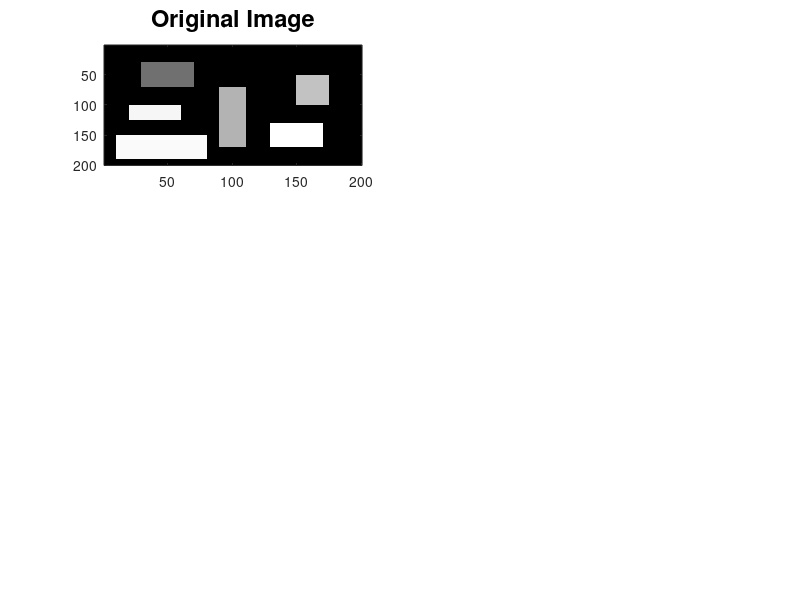

Here is the MATLAB script that generated this plot: (Note: this script raises an error after producing the figure.)
% Demo to find all/any blobs in a certain intensity range.  I do this for three different ranges.
% Demo by Image Analyst.
% Requires the Image Processing Toolbox (IPT) because it demonstates some functions
% supplied by that toolbox, plus it uses the "coins" demo image supplied with that toolbox.
% If you have the IPT (you can check by typing ver on the command line), you should be able to
% run this demo code simply by copying and pasting this code into a new editor window,
% and then clicking the green "run" triangle on the toolbar.
% Running time = 0.75 seconds.
% Similar Mathworks demos are on the Mathworks.com web site:
% https://www.mathworks.com/products/image.html#iman
% Code written and posted by ImageAnalyst, originally in July 2009.
% Updated March 2022 for MATLAB release R2022a
%------------------------------------------------------------------------------------------------------------------------------------------------------
function MultiIntensityBlobsDemo()
clc;
% clear all;
fprintf('Running %s.m.\n', mfilename('fullpath'));
originalImage = zeros(200,200); % Create image
% Create three portions of the image that have different intensities.
originalImage(30:70, 30:70) = 110;
imshow(originalImage);
originalImage(70:170,90:110) = 175;
imshow(originalImage);
originalImage(50:100,150:174) = 190;
imshow(originalImage);
originalImage(100:125, 20:60) = 241;
imshow(originalImage);
originalImage(150:190, 10:80) = 245;
imshow(originalImage);
originalImage(130:170, 130:170) = 250;
imshow(originalImage);
% Now analyze the image to find blobs in three different intensity ranges.
AnalyzeImage(originalImage, 100, 120);
msgboxw('That is the 110 blob.  Now click OK to find the blob with intensity 175');
AnalyzeImage(originalImage, 170, 201);
msgboxw('That is the 175 blob.  Now click OK to find the blob with intensity 250');
AnalyzeImage(originalImage, 240, 255);
msgbox('Finished running BlobsDemo.m.  Check out the figure window and the command window for the results.');
return;
%------------------------------------------------------------------------------------------------------------------------------------------------------
% This is the main function that analyzes only one image at a time.
function AnalyzeImage(originalImage, lowThreshold, highThreshold)
fontSize = 17;
binaryImage = (originalImage >= lowThreshold) & (originalImage <= highThreshold);
imshow(binaryImage);
binaryImage = imfill(binaryImage, 'holes');
[labeledImage, numberOfBlobs] = bwlabel(binaryImage, 8);     % Label each blob so can do calculations on it
coloredLabels = label2rgb (labeledImage, 'hsv', 'k', 'shuffle'); % pseudo random color labels
% Display various images.
close all;  % Close any prior figures.
subplot(3,2,1); imagesc(originalImage); colormap(gray(256)); 
title('Original Image', 'FontSize', fontSize);
impixelinfo; % Set it up so user can mouse around over image and see (x,y) and Gray Level or RGB color in status bar in the lower left of the figure.
subplot(3,2,2); imagesc(binaryImage); colormap(gray(256)); 
caption = sprintf('Binary image.  Found %d blobs in the gray level range %d-%d', numberOfBlobs, lowThreshold, highThreshold);
title(caption, 'FontSize', fontSize);
impixelinfo; % Set it up so user can mouse around over image and see (x,y) and Gray Level or RGB color in status bar in the lower left of the figure.
% Save the labeled image as a tif image.
% imwrite(uint16(labeledImage), 'tif_labels.tif');
% tifimage = imread('tif_labels.tif');
% imtool(tifimage, []);  % Use imtool so she can inspect the values.
subplot(3,2,3); 
imagesc(labeledImage); 
caption = sprintf('Labeled image with %d blobs in the gray level range %d-%d', numberOfBlobs, lowThreshold, highThreshold);
title(caption, 'FontSize', fontSize);
impixelinfo; % Set it up so user can mouse around over image and see (x,y) and Gray Level or RGB color in status bar in the lower left of the figure.
subplot(3,2,4); imagesc(coloredLabels); 
title('Pseudo colored labels', 'FontSize', fontSize);
impixelinfo; % Set it up so user can mouse around over image and see (x,y) and Gray Level or RGB color in status bar in the lower left of the figure.
blobMeasurements = regionprops(labeledImage, 'all');   % Get all the blob properties.
numberOfBlobs = size(blobMeasurements, 1);
% Now plot the label number over the labeled image in the middle left.
hold on;
subplot(3,2,3);
for k = 1 : numberOfBlobs
	% Plot the label number since it's not obvious.  Labeled are assigned top to bottom as they are encountered, then left to right.
	xt = blobMeasurements(k).Centroid(1);
	yt = blobMeasurements(k).Centroid(2);
	text(xt, yt, num2str(k), 'FontSize', 17, 'HorizontalAlignment','center','VerticalAlignment','middle', 'Color', 'r', 'FontWeight', 'bold');
end
hold off;
% Now outline each detected blob in the original image in the lower left.
% bwboundaries returns a cell array, where each cell
% contains the row/column coordinates for an object in the image.
% Plot the borders of all the coins on the original
% grayscale image using the coordinates returned by bwboundaries.
subplot(3,2,5); imagesc(originalImage); 
caption = sprintf('%d Blobs are in the gray level range %d-%d.  Shown outlined in green.', numberOfBlobs, lowThreshold, highThreshold);
title(caption, 'FontSize', fontSize);
impixelinfo; % Set it up so user can mouse around over image and see (x,y) and Gray Level or RGB color in status bar in the lower left of the figure.
hold on;
boundaries = bwboundaries(binaryImage);
for k = 1 : numberOfBlobs
	% Plot the outline.
	thisBoundary = boundaries{k};
	plot(thisBoundary(:,2), thisBoundary(:,1), 'g', 'LineWidth', 2);
end
hold off;
% Now maximize the figure window.
g = gcf;
g.WindowState = 'maximized';
fprintf(1,'Blob #      Mean Intensity  Area     Perimeter  Centroid\n');
for k = 1 : numberOfBlobs           % Loop through all blobs.
	% Find the mean of each blob.  (R2008a has a better way where you can pass the original image
	% directly into regionprops.  The way below works for all versions including earlier versions.)
	thisBlobsPixels = blobMeasurements(k).PixelIdxList;  % Get list of pixels in current blob.
	meanGL = mean(originalImage(thisBlobsPixels));             % Find mean intensity (in original image!)
	blobArea = blobMeasurements(k).Area;		% Get area.
	blobPerimeter = blobMeasurements(k).Perimeter;		% Get perimeter.
	blobCentroid = blobMeasurements(k).Centroid;		% Get centroid.
	fprintf(1,'#%d %18.1f %11.1f %8.1f %8.1f %8.1f\n', k, meanGL, blobArea, blobPerimeter, blobCentroid);
end
return;
%------------------------------------------------------------------------------------------------------------------------------------------------------
function msgboxw(message)
uiwait(msgbox(message));
return;
